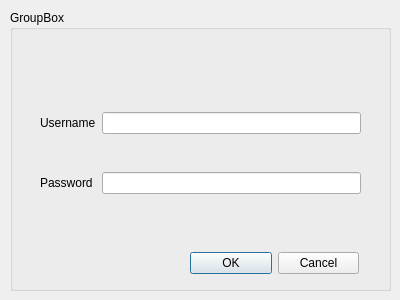
<?xml version="1.0" encoding="UTF-8"?>
<ui version="4.0">
 <class>login</class>
 <widget class="QDialog" name="login">
  <property name="geometry">
   <rect>
    <x>0</x>
    <y>0</y>
    <width>400</width>
    <height>300</height>
   </rect>
  </property>
  <property name="windowTitle">
   <string>Dialog</string>
  </property>
  <widget class="QGroupBox" name="groupBox_2">
   <property name="geometry">
    <rect>
     <x>10</x>
     <y>10</y>
     <width>381</width>
     <height>281</height>
    </rect>
   </property>
   <property name="title">
    <string>GroupBox</string>
   </property>
   <widget class="QWidget" name="layoutWidget_2">
    <property name="geometry">
     <rect>
      <x>180</x>
      <y>240</y>
      <width>169</width>
      <height>27</height>
     </rect>
    </property>
    <layout class="QHBoxLayout" name="horizontalLayout_3">
     <item>
      <widget class="QPushButton" name="pb_loginok">
       <property name="text">
        <string>OK</string>
       </property>
      </widget>
     </item>
     <item>
      <widget class="QPushButton" name="pb_logincancel">
       <property name="text">
        <string>Cancel</string>
       </property>
      </widget>
     </item>
    </layout>
   </widget>
   <widget class="QWidget" name="layoutWidget_3">
    <property name="geometry">
     <rect>
      <x>30</x>
      <y>160</y>
      <width>321</width>
      <height>26</height>
     </rect>
    </property>
    <layout class="QHBoxLayout" name="horizontalLayout_4">
     <item>
      <widget class="QLabel" name="label_41">
       <property name="text">
        <string>Password </string>
       </property>
      </widget>
     </item>
     <item>
      <widget class="QLineEdit" name="le_loginpassword">
       <property name="echoMode">
        <enum>QLineEdit::Password</enum>
       </property>
      </widget>
     </item>
    </layout>
   </widget>
   <widget class="QWidget" name="layoutWidget_4">
    <property name="geometry">
     <rect>
      <x>30</x>
      <y>100</y>
      <width>321</width>
      <height>26</height>
     </rect>
    </property>
    <layout class="QHBoxLayout" name="horizontalLayout_5">
     <item>
      <widget class="QLabel" name="label_42">
       <property name="text">
        <string>Username</string>
       </property>
      </widget>
     </item>
     <item>
      <widget class="QLineEdit" name="le_loginusername"/>
     </item>
    </layout>
   </widget>
  </widget>
 </widget>
 <resources/>
 <connections/>
</ui>
